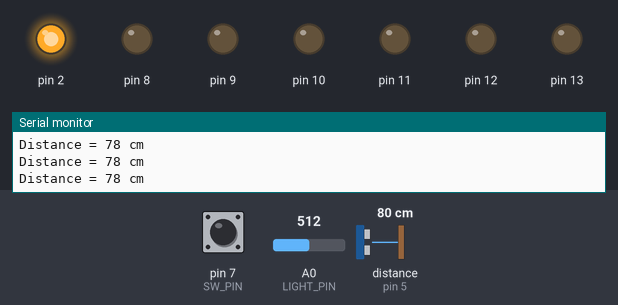
Recording of a sketch running on a simulated Arduino Uno, built with avr-gcc and run on an emulated ATmega328P. On the bench: output pins drawn as LEDs (lit = HIGH), the last lines printed to the serial monitor. Wiring (inferred from the names in the program): ultrasonic range finder: trigger pin 6; echo pin 5. Dashed ring = blinking. The test bench sets the inputs (shaded band); at power-on: pin 7 (SW_PIN) HIGH, distance to the obstacle (sensor on pin 5) 80 cm, A0 (LIGHT_PIN) = 512. The echo pulse lasts 58.3 µs per cm; pins used as bus, display or sensor lines are not drawn.

Above: at 1.2 s.
1.3 s: pin 7 (SW_PIN) pulled LOW for 0.15 s
At 3.8 s:
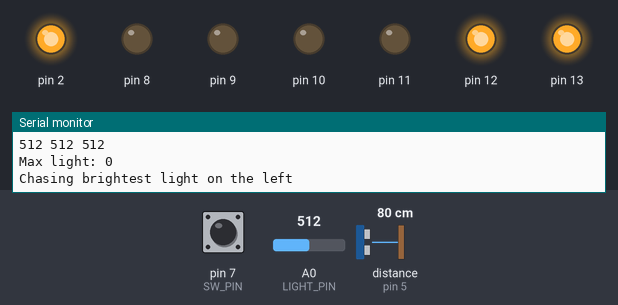
4.4 s: distance to the obstacle (sensor on pin 5) set to 24 cm
5.9 s: distance to the obstacle (sensor on pin 5) set to 20 cm
At 6.6 s:
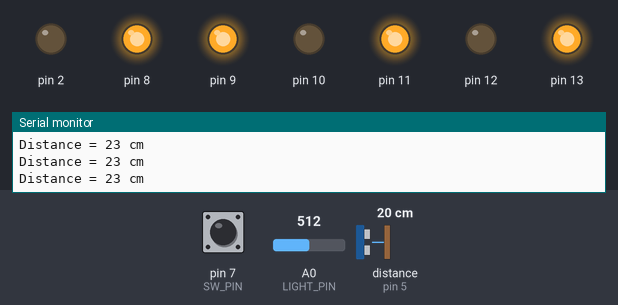
8.9 s: pin 7 (SW_PIN) pulled LOW for 1 s
At 10.72 s:
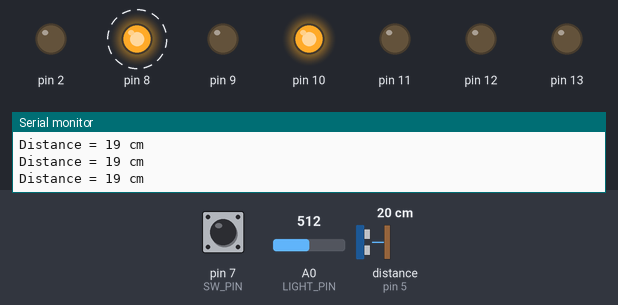
12.4 s: pin 7 (SW_PIN) pulled LOW for 3.2 s
At 14.83 s:
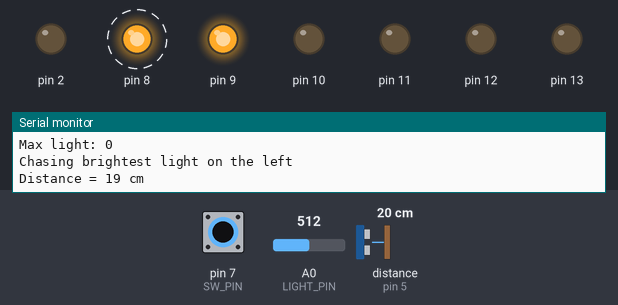
17.1 s: distance to the obstacle (sensor on pin 5) set to 60 cm
At 18.9 s:
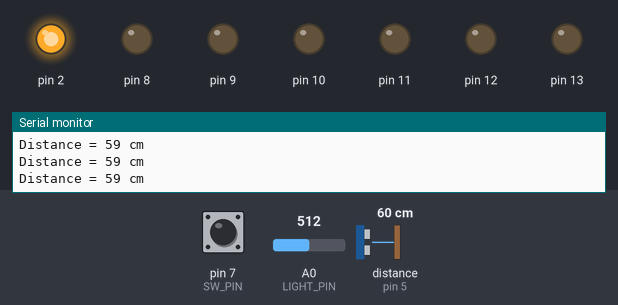
Timing chart, 0 to 20.3 s (numbered marks = the images above; inputs shaded):
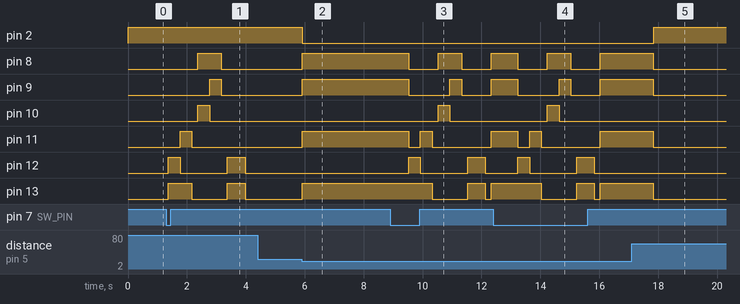

Measured:
- the behaviour switches between 22 and 21 cm on distance to the obstacle (sensor on pin 5) (found by bisection; images 1 and 2)
- after the input at 1.3 s, pin 8: LOW → HIGH after 1.1 s, → LOW 0.80 s later; pin 9: LOW → HIGH after 1.5 s, → LOW 0.40 s later; pin 10: LOW → HIGH after 1.1 s, → LOW 0.40 s later; pin 11: LOW → HIGH after 0.47 s, → LOW 0.40 s later; pin 12: LOW → HIGH after 0.07 s, → LOW 0.40 s later, → HIGH 1.6 s later, → LOW 0.60 s later
- after the input at 5.9 s, pin 2: HIGH → LOW at once; pin 8, pin 9, pin 11, pin 13: LOW → HIGH at once
- after the input at 8.9 s, pin 8: alternates HIGH for 0.80 s and LOW for 1.0 s, starting after 0.63 s; pin 9: HIGH → LOW after 0.63 s, → HIGH 1.4 s later, → LOW 0.40 s later, → HIGH 1.0 s later
- after the input at 12.4 s, pin 8: alternates HIGH for 0.80 s and LOW for 1.0 s, starting after 0.83 s; pin 9: HIGH → LOW after 0.83 s, → HIGH 1.4 s later, → LOW 0.40 s later, → HIGH 1.0 s later
- after the input at 17.1 s, pin 2: LOW → HIGH after 0.74 s; pin 8, pin 9, pin 11, pin 13: HIGH → LOW after 0.74 s

The sketch:

Light_Seeking_Rover.ino
```cpp
// Pins
const int PWMB = 8;
const int BIN2 = 9;
const int BIN1 = 10;
const int AIN1 = 11;
const int AIN2 = 12;
const int PWMA = 13;
const int SW_PIN = 7;     // Switch to turn the motors on and off
const int LIGHT_PIN = A0; // Photocell
const int LED = 2;        //LED
const int echoPin = 5;
const int trigPin = 6;

// Constants
const int SEARCH_DRIVE_TIME = 200;  // Time to run one motor while searching
const int TURN_DRIVE_TIME = 200;    // Time to turn in a direction
const int MOVE_DRIVE_TIME = 300;   // Time to drive in a direction
const int STOP_DRIVE_TIME = 200;    // Time to stop after moving
const int NUM_LIGHT_LEVELS = 3;
long duration, distance;
void setup() {
  // Set switch pin
  pinMode(7, INPUT_PULLUP);
  pinMode(5, INPUT);


  // Set the motor control pins as outputs
  pinMode(6, OUTPUT);
  pinMode(11, OUTPUT);
  pinMode(12, OUTPUT);
  pinMode(13, OUTPUT);
  pinMode(10, OUTPUT);
  pinMode(9, OUTPUT);
  pinMode(8, OUTPUT);
  pinMode(2, OUTPUT);

  // Initialize Serial comms
  Serial.begin(9600);
  Serial.println("Let's get this Light ");

}
void loop() {
  digitalWrite(6, LOW);
  delayMicroseconds(5);
  // Trigger the sensor by setting the trigPin high for 10 microseconds:
  digitalWrite(6, HIGH);
  delayMicroseconds(10);
  digitalWrite(6, LOW);
  // Read the echoPin, pulseIn() returns the duration (length of the pulse) in microseconds:
  duration = pulseIn(5, HIGH);
  // Calculate the distance:
  distance= duration*0.034/2;
  if (distance > 20){
    digitalWrite(2,HIGH);
     }
   else {
    (digitalWrite(2,LOW));
    drive(-255, 255);
    delay (800);
     }
  // Print the distance on the Serial Monitor:
  Serial.print("Distance = ");
  Serial.print(distance);
  Serial.println(" cm");
  delay(100);

  // Store light levels as array [left, center, right]
  int light_levels[3];

  // If switch is flipped, search for light
  if (digitalRead(7) == LOW)  {
  // Record light value to the left
    drive(0, -255);
    delay(400);
    light_levels[0] = analogRead(A0);
    drive (0, 255);
    delay (400);
    drive(0, 0);
    delay(200);

 // Record light value to the right
    drive(255, 0);
    delay(400);
    light_levels[2] = analogRead(A0);
    drive (-255, 0);
    delay(400);
    drive(0, 0);
    delay(200);

    // Record light value in the center
    light_levels[1] = analogRead(A0);

    // Find direction of max light
    int max_light = 0;
    int max_light_index = 0;
    for ( int i = 0; i < 3; i++ ) {
      if ( light_levels[i] > max_light ) {
        max_light = light_levels[i];
        max_light_index = i;
      }
      Serial.print(light_levels[i]);
      Serial.print(" ");
    }
    Serial.println();
    Serial.print("Max light: ");
    Serial.println(max_light_index);

    // Move in the direction of max light
      if ( max_light_index == 0 ){
      Serial.println("Chasing brightest light on the left");

      drive(0, -255);
      delay(600);
      drive(0, 0);
      delay(200);

      }
      else if ( max_light_index == 1 ) {
      Serial.println("Chasing brightest light straight ahead");

      drive(255, -255);
      delay(210);
      drive(0, 0);
      delay(200);

      }
      else {
      Serial.println("Chasing brightest light to the right");

      drive(255, 0);
      delay(600);
      drive(0, 0);
      delay(200);
      }

  // If switch is not flipped, do nothing
  } else {
    digitalWrite(5,LOW);
    digitalWrite(6,LOW);
    drive(0, 0);
    }

}

void rightMotor(int motorSpeed)
{

  // If speed is positive, run the motor forward
  if (motorSpeed > 0) {
    digitalWrite(11, HIGH);
    digitalWrite(12, LOW);

  // If it's negative, run the motor backward
  } else if (motorSpeed < 0) {
    digitalWrite(11, LOW);
    digitalWrite(12, HIGH);

  // If it's 0, brake the motor
  } else {
    digitalWrite(11, LOW);
    digitalWrite(12, LOW);
  }
  analogWrite(13, abs(motorSpeed));
}

void leftMotor(int motorSpeed)
{
  // If speed is positive, run the motor forward
  if (motorSpeed > 0) {
    digitalWrite(10, HIGH);
    digitalWrite(9, LOW);

  // If it's negative, run the motor backward
  } else if (motorSpeed < 0) {
    digitalWrite(10, LOW);
    digitalWrite(9, HIGH);

  // If it's 0, brake the motor
  } else {
    digitalWrite(10, LOW);
    digitalWrite(9, LOW);
  }
  analogWrite(8, abs(motorSpeed));
}

void drive(int leftSpeed, int rightSpeed) {
  leftMotor(leftSpeed);
  rightMotor(rightSpeed);

  }
```
